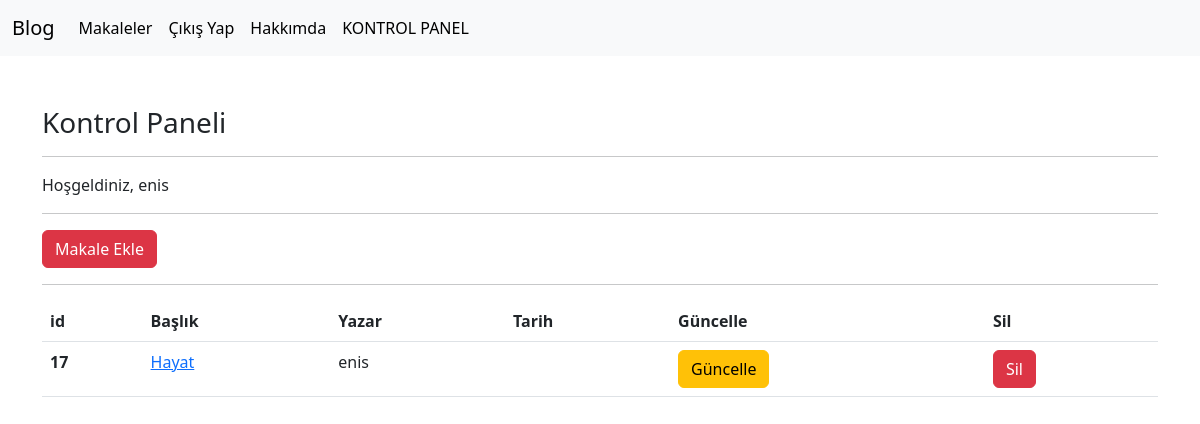
The app's page /articles/dashboard/ (signed in) with its own data.
### article/models.py (models this page shows, shortened)
class Article(models.Model):
    author = models.ForeignKey("auth.User",on_delete=models.CASCADE ,verbose_name="Yazar")
    title=models.CharField(max_length=50, verbose_name="Başlık")
    content=models.TextField(verbose_name="İçerik")
    created_date=models.DateTimeField(auto_now_add=True, verbose_name="Oluşturulma Tarihi")
    article_image=models.FileField(blank=True,null= True,verbose_name="Foto")
    class Meta:
        ordering=["-created_date"]

### article/views.py (the view)
# urls.py: path("dashboard/", views.dashboard,name="dashboard" ),
@login_required(login_url="user:login")
def dashboard(request):
    articles = Article.objects.filter(author=request.user)
    context={
        "articles":articles
    }
    return render(request,"dashboard.html",context)

### templates/dashboard.html
{% extends 'layout.html' %}
{% block body %}
    <h3>Kontrol Paneli</h3>
    <hr>
    <p>Hoşgeldiniz, {{request.user.username}}</p>
    <hr>
    <a class="btn btn-danger" href="/articles/addarticle">Makale Ekle</a>
    <hr>
    {% if articles %}
    <table class="table">
        <thead>
          <tr>
            <th scope="col">id</th>
            <th scope="col">Başlık</th>
            <th scope="col">Yazar</th>
            <th scope="col">Tarih</th>
            <th scope="col">Güncelle</th>
            <th scope="col">Sil</th>
          </tr>
        </thead>
        <tbody>
            {% for article in articles %}
                <tr>
                <th scope="row">{{article.id}}</th>
                <td><a href="/articles/article/{{article.id}}">  {{article.title}} </a></td>
                <td>{{article.author.username}}</td>
                <td>{{article.created_Date}}</td>
                <td><a href="/articles/update/{{article.id}}" class="btn btn-warning">Güncelle</a></td>
                <td><a href="/articles/delete/{{article.id}}" class="btn btn-danger">Sil</a></td>
                </tr>
            {% endfor %}
        </tbody>
      </table>
    {% else %}
    <div class="alert alert-danger">Henüz bir makaleniz bulunmuyor...</div>
    {% endif %}
{% endblock body %}

### records on screen
Article: id "17", title "Hayat", author.username "enis"

### other values on screen
{{ request.user.username }} "enis"
